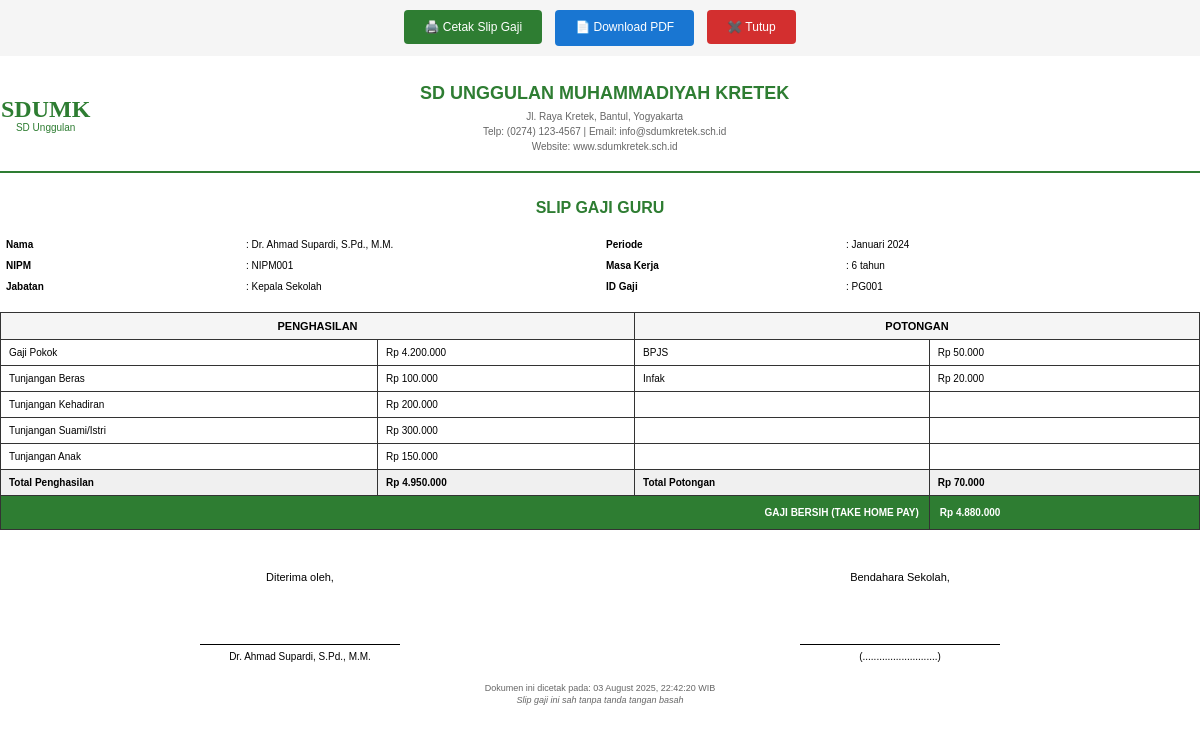
/reports/slip_gaji.php?id=PG001 (signed in), run on the app's committed database.
### tables this page shows
CREATE TABLE Penggajian (
    id_penggajian VARCHAR(20) NOT NULL PRIMARY KEY,
    no_slip_gaji VARCHAR(20) NULL,
    id_guru VARCHAR(10) NOT NULL,
    masa_kerja INT DEFAULT 0,
    gaji_pokok DECIMAL(15,2) DEFAULT 0,
    tunjangan_beras DECIMAL(15,2) DEFAULT 0,
    tunjangan_kehadiran DECIMAL(15,2) DEFAULT 0,
    tunjangan_suami_istri DECIMAL(15,2) DEFAULT 0,
    tunjangan_anak DECIMAL(15,2) DEFAULT 0,
    potongan_bpjs DECIMAL(15,2) DEFAULT 0,
    infak DECIMAL(15,2) DEFAULT 0,
    gaji_kotor DECIMAL(15,2) DEFAULT 0,
    total_potongan DECIMAL(15,2) DEFAULT 0,
    gaji_bersih DECIMAL(15,2) DEFAULT 0,
    tgl_input DATE NOT NULL,
    bulan_penggajian VARCHAR(2) NOT NULL,
    created_at TIMESTAMP DEFAULT CURRENT_TIMESTAMP,
    updated_at TIMESTAMP DEFAULT CURRENT_TIMESTAMP ON UPDATE CURRENT_TIMESTAMP,
    FOREIGN KEY (id_guru) REFERENCES Guru(id_guru) ON DELETE CASCADE ON UPDATE CASCADE,
    UNIQUE KEY unique_guru_bulan_tahun_gaji (id_guru, bulan_penggajian, YEAR(tgl_input)),
    INDEX idx_bulan_penggajian (bulan_penggajian),
    INDEX idx_tgl_input (tgl_input)
);

CREATE TABLE Guru (
    id_guru VARCHAR(10) NOT NULL PRIMARY KEY,
    id_user VARCHAR(10) NULL,
    id_jabatan VARCHAR(10) NULL,
    nipm VARCHAR(20) NOT NULL UNIQUE,
    nama_guru VARCHAR(100) NOT NULL,
    tempat_lahir VARCHAR(50) NULL,
    tgl_lahir DATE NULL,
    jenis_kelamin ENUM('Laki-laki', 'Perempuan') NULL,
    agama VARCHAR(20) NULL,
    status_kawin ENUM('Belum Kawin', 'Kawin', 'Cerai') DEFAULT 'Belum Kawin',
    jml_anak INT DEFAULT 0,
    alamat TEXT NULL,
    no_hp VARCHAR(15) NULL,
    email VARCHAR(100) NULL,
    tgl_masuk DATE NOT NULL,
    foto VARCHAR(255) NULL,
    status_aktif ENUM('Aktif', 'Non-Aktif') DEFAULT 'Aktif',
    created_at TIMESTAMP DEFAULT CURRENT_TIMESTAMP,
    updated_at TIMESTAMP DEFAULT CURRENT_TIMESTAMP ON UPDATE CURRENT_TIMESTAMP,
    FOREIGN KEY (id_user) REFERENCES User(id_user) ON DELETE SET NULL ON UPDATE CASCADE,
    FOREIGN KEY (id_jabatan) REFERENCES Jabatan(id_jabatan) ON DELETE SET NULL ON UPDATE CASCADE,
    INDEX idx_nama_guru (nama_guru),
    INDEX idx_nipm (nipm),
    INDEX idx_status_aktif (status_aktif)
);

CREATE TABLE Jabatan (
    id_jabatan VARCHAR(10) NOT NULL PRIMARY KEY,
    nama_jabatan VARCHAR(100) NOT NULL,
    gaji_awal DECIMAL(15,2) NOT NULL DEFAULT 0,
    status_aktif ENUM('Aktif', 'Non-Aktif') DEFAULT 'Aktif',
    created_at TIMESTAMP DEFAULT CURRENT_TIMESTAMP,
    updated_at TIMESTAMP DEFAULT CURRENT_TIMESTAMP ON UPDATE CURRENT_TIMESTAMP,
    INDEX idx_nama_jabatan (nama_jabatan)
);

### reports/slip_gaji.php (the view, shortened to what this page needs)
<?php
$vendor_autoload = __DIR__ . '/../vendor/autoload.php';
$use_pdf = file_exists($vendor_autoload);
$conn = db_connect();
$id_penggajian = $_GET['id'] ?? '';
$sql = "SELECT p.*, g.nama_guru, g.nipm, g.no_hp, g.email, g.status_kawin, g.jml_anak, j.nama_jabatan, g.tgl_masuk
        FROM Penggajian p
        JOIN Guru g ON p.id_guru = g.id_guru
        JOIN Jabatan j ON g.id_jabatan = j.id_jabatan
        WHERE p.id_penggajian = ?";
$stmt = $conn->prepare($sql);
$stmt->bind_param('s', $id_penggajian);
$stmt->execute();
$result = $stmt->get_result();
$data = $result->fetch_assoc();
$bulan_opsi = [
    '01' => 'Januari', '02' => 'Februari', '03' => 'Maret', '04' => 'April',
    '05' => 'Mei', '06' => 'Juni', '07' => 'Juli', '08' => 'Agustus',
    '09' => 'September', '10' => 'Oktober', '11' => 'November', '12' => 'Desember'
];
$bulan_text = $bulan_opsi[$data['bulan_penggajian']] ?? '';
$tahun_text = date('Y', strtotime($data['tgl_input']));
$view_pdf = isset($_GET['pdf']) && $_GET['pdf'] == '1';
$html = '
<!DOCTYPE html>
<html>
<head>
    <title>Slip Gaji - ' . htmlspecialchars($data['nama_guru']) . '</title>
</head>
<body>';
if (!$view_pdf) {
    $html .= '
    <div class="no-print">
        <button onclick="window.print()" class="btn">🖨️ Cetak Slip Gaji</button>';
    if ($use_pdf) {
        $html .= '
        <a href="?id=' . htmlspecialchars($id_penggajian) . '&pdf=1" class="btn" style="background: #1976d2;">📄 Download PDF</a>';
    }
    $html .= '
        <button onclick="window.close()" class="btn btn-danger">✖️ Tutup</button>
    </div>';
}
$html .= '
    <div class="header">
        <table class="header-table">
            <tr>
                <td class="logo-cell">
                    <div class="logo">SDUMK</div>
                    <div class="logo-subtitle">SD Unggulan</div>
                </td>
                <td class="company-info-cell">
                    <div class="company-name">SD UNGGULAN MUHAMMADIYAH KRETEK</div>
                    <div class="company-address">Jl. Raya Kretek, Bantul, Yogyakarta</div>
                    <div class="company-address">Telp: (0274) 123-4567 | Email: info@sdumkretek.sch.id</div>
                    <div class="company-address">Website: www.sdumkretek.sch.id</div>
                </td>
                <td class="logo-cell"></td>
            </tr>
        </table>
    </div>
    <div class="slip-title">SLIP GAJI GURU</div>
    <table class="info-table">
        <tr>
            <td width="20%"><strong>Nama</strong></td>
            <td width="30%">: ' . htmlspecialchars($data['nama_guru']) . '</td>
            <td width="20%"><strong>Periode</strong></td>
            <td width="30%">: ' . htmlspecialchars($bulan_text . ' ' . $tahun_text) . '</td>
        </tr>
        <tr>
            <td><strong>NIPM</strong></td>
            <td>: ' . htmlspecialchars($data['nipm']) . '</td>
            <td><strong>Masa Kerja</strong></td>
            <td>: ' . htmlspecialchars($data['masa_kerja']) . ' tahun</td>
        </tr>
        <tr>
            <td><strong>Jabatan</strong></td>
            <td>: ' . htmlspecialchars($data['nama_jabatan']) . '</td>
            <td><strong>ID Gaji</strong></td>
            <td>: ' . htmlspecialchars($data['id_penggajian']) . '</td>
        </tr>
    </table>
    <table class="salary-table">
        <thead>
            <tr>
                <th colspan="2">PENGHASILAN</th>
                <th colspan="2">POTONGAN</th>
            </tr>
        </thead>
        <tbody>
            <tr>
                <td>Gaji Pokok</td>
                <td class="text-right">Rp ' . number_format($data['gaji_pokok'] ?? 0, 0, ',', '.') . '</td>
                <td>BPJS</td>
                <td class="text-right">Rp ' . number_format($data['potongan_bpjs'] ?? 0, 0, ',', '.') . '</td>
            </tr>
            <tr>
                <td>Tunjangan Beras</td>
                <td class="text-right">Rp ' . number_format($data['tunjangan_beras'] ?? 0, 0, ',', '.') . '</td>
                <td>Infak</td>
                <td class="text-right">Rp ' . number_format($data['infak'] ?? 0, 0, ',', '.') . '</td>
            </tr>
            <tr>
                <td>Tunjangan Kehadiran</td>
                <td class="text-right">Rp ' . number_format($data['tunjangan_kehadiran'] ?? 0, 0, ',', '.') . '</td>
                <td></td>
                <td></td>
            </tr>
            <tr>
                <td>Tunjangan Suami/Istri</td>
                <td class="text-right">Rp ' . number_format($data['tunjangan_suami_istri'] ?? 0, 0, ',', '.') . '</td>
                <td></td>
                <td></td>
            </tr>
            <tr>
                <td>Tunjangan Anak</td>
                <td class="text-right">Rp ' . number_format($data['tunjangan_anak'] ?? 0, 0, ',', '.') . '</td>
                <td></td>
                <td></td>
            </tr>
            <tr class="total-row">
                <td><strong>Total Penghasilan</strong></td>
                <td class="text-right"><strong>Rp ' . number_format($data['gaji_kotor'], 0, ',', '.') . '</strong></td>
                <td><strong>Total Potongan</strong></td>
                <td class="text-right"><strong>Rp ' . number_format($data['total_potongan'], 0, ',', '.') . '</strong></td>
            </tr>
            <tr style="background-color: #2e7d32; color: white;">
                <td colspan="3" style="text-align: right; padding: 10px;"><strong>GAJI BERSIH (TAKE HOME PAY)</strong></td>
                <td class="text-right" style="padding: 10px;"><strong>Rp ' . number_format($data['gaji_bersih'], 0, ',', '.') . '</strong></td>
            </tr>
        </tbody>
    </table>
    <div class="footer">
        <table class="footer-table">
            <tr>
                <td width="50%" class="signature">
                    <div>Diterima oleh,</div>
                    <div class="signature-space"></div>
                    <div class="signature-line">
                        ' . htmlspecialchars($data['nama_guru']) . '
                    </div>
                </td>
                <td width="50%" class="signature">
                    <div>Bendahara Sekolah,</div>
                    <div class="signature-space"></div>
                    <div class="signature-line">
                        (...........................)
                    </div>
                </td>
            </tr>
        </table>
    </div>
    <div class="print-info">
        Dokumen ini dicetak pada: ' . date('d F Y, H:i:s') . ' WIB<br>
        <em>Slip gaji ini sah tanpa tanda tangan basah</em>
    </div>
</body>
</html>';
if ($view_pdf && $use_pdf) {
    $options = new \Dompdf\Options();
    $options->set('defaultFont', 'Helvetica');
    $options->set('isHtml5ParserEnabled', true);
    $options->set('isRemoteEnabled', true);
    $dompdf = new \Dompdf\Dompdf($options);
    $dompdf->loadHtml($html);
    $dompdf->setPaper('A4', 'portrait');
    $dompdf->render();
    $filename = 'Slip_Gaji_' . $data['nama_guru'] . '_' . $bulan_text . '_' . $tahun_text . '.pdf';
    $dompdf->stream($filename, ['Attachment' => false]);
} else {
    echo $html;
}
?>

### reports/slip_gaji.php (style rules this page uses)
body { font-family: "Helvetica", Arial, sans-serif; font-size: 11px; margin: 0; padding: 0; line-height: 1.3; }
.header { text-align: center; margin-bottom: 25px; border-bottom: 2px solid #2e7d32; padding-bottom: 15px; }
.header-table { width: 100%; border-collapse: collapse; }
.logo-cell { width: 80px; text-align: center; vertical-align: middle; }
.logo { font-family: serif; font-size: 24px; font-weight: bold; color: #2e7d32; line-height: 1; }
.logo-subtitle { font-family: sans-serif; font-size: 10px; color: #2e7d32; }
.company-info-cell { text-align: center; vertical-align: middle; }
.company-name { font-size: 18px; font-weight: bold; color: #2e7d32; margin: 5px 0; }
.company-address { font-size: 10px; color: #666; margin: 2px 0; }
.slip-title { font-size: 16px; font-weight: bold; text-align: center; margin: 20px 0 15px; color: #2e7d32; }
.info-table { width: 100%; border-collapse: collapse; margin: 15px 0; font-size: 10px; }
.info-table td { padding: 4px 6px; text-align: left; }
.salary-table { width: 100%; border-collapse: collapse; margin: 15px 0; font-size: 10px; border: 1px solid #333; }
.salary-table th, .salary-table td { border: 1px solid #333; padding: 6px 8px; text-align: left; }
.salary-table th { background-color: #f5f5f5; font-weight: bold; text-align: center; font-size: 11px; }
.text-right { text-align: right; }
.total-row { background-color: #f0f0f0; font-weight: bold; }
.footer { margin-top: 40px; page-break-inside: avoid; }
.footer-table { width: 100%; border-collapse: collapse; }
.print-info { font-size: 9px; color: #666; text-align: center; margin-top: 20px; }
.signature { text-align: center; padding: 0 20px; }
.signature-space { height: 60px; }
.signature-line { border-top: 1px solid #000; padding-top: 5px; font-size: 10px; width: 200px; margin: 0 auto; }
.no-print { text-align: center; margin-bottom: 20px; padding: 10px; background: #f5f5f5; }
.btn { background: #2e7d32; color: white; border: none; padding: 10px 20px; border-radius: 4px; cursor: pointer; font-size: 12px; margin: 0 5px; text-decoration: none; display: inline-block; }
.btn-danger { background: #d32f2f; }

### data on the page
penggajian: id_guru.nama_guru "Dr. Ahmad Supardi, S.Pd., M.M.", bulan_penggajian+tgl_input "Januari 2024", id_guru.nipm "NIPM001", masa_kerja "6", jabatan.nama_jabatan "Kepala Sekolah", id_penggajian "PG001", gaji_pokok "4.200.000", potongan_bpjs "50.000", tunjangan_beras "100.000", infak "20.000", tunjangan_kehadiran "200.000", tunjangan_suami_istri "300.000", tunjangan_anak "150.000", gaji_kotor "4.950.000", total_potongan "70.000", gaji_bersih "4.880.000"
